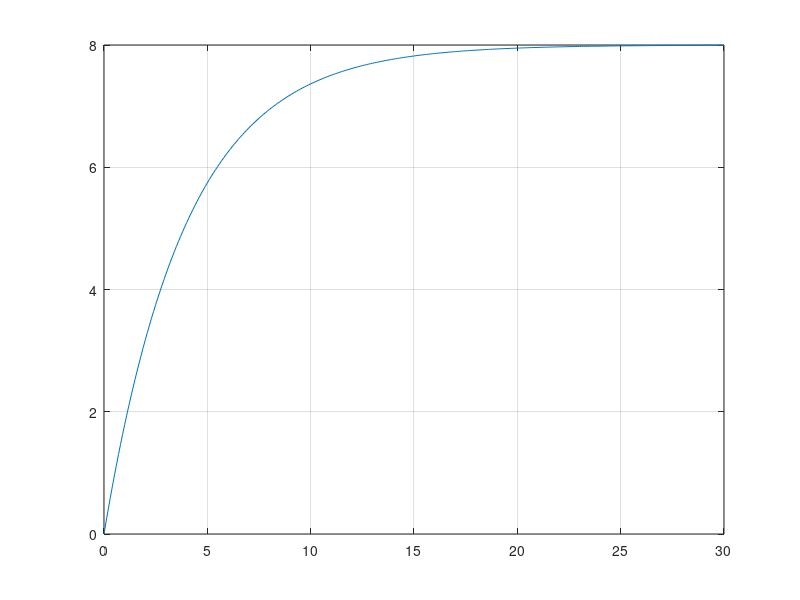

The MATLAB source for this figure:
clear,
clc
a=0.25;b=2;
Ts=0.1;
Tstop=30;
uk=1;
x(1)=0;
for k=1:(Tstop/Ts)
x(k+1)=(1-a*Ts).*x(k) +Ts*b*uk;
end
k=0:Ts:Tstop;
plot(k,x)
grid on